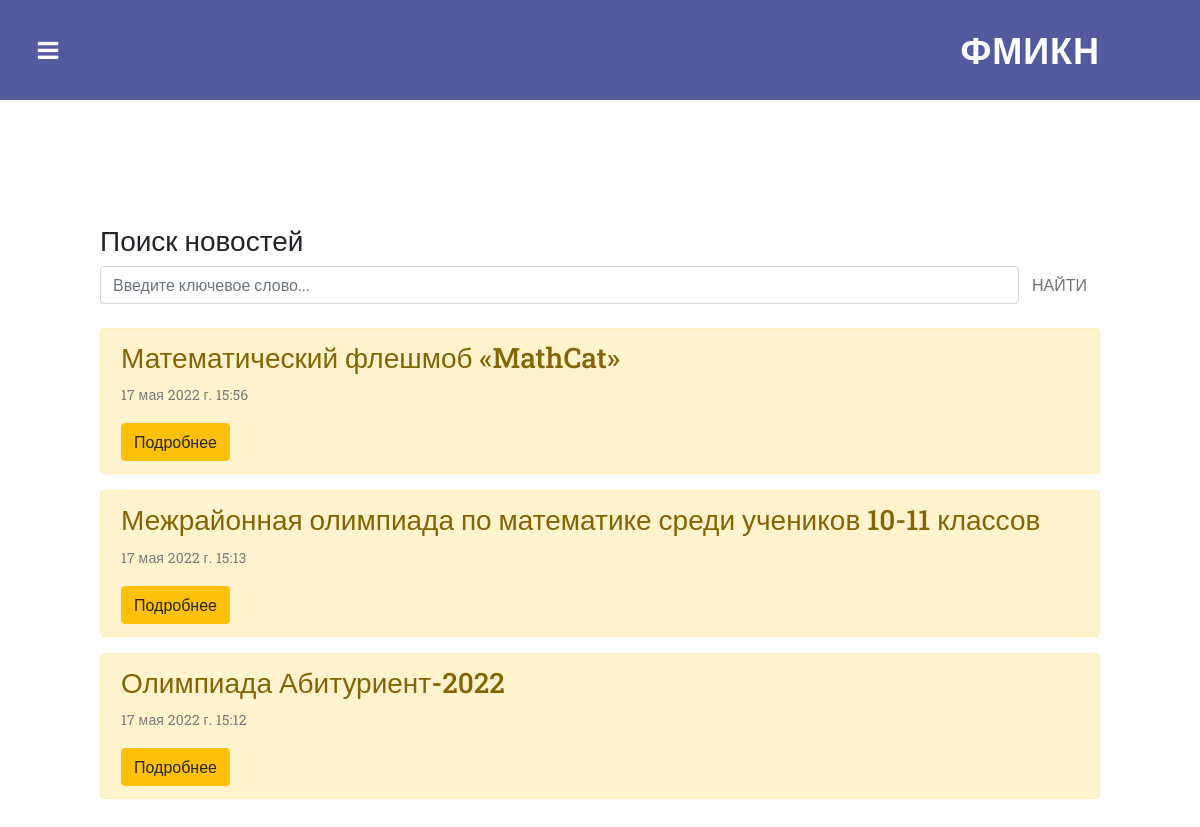
Page /news on the committed database.
### department/models.py (models this page shows, shortened)
class News(models.Model):
    tag = models.ManyToManyField(TagNews)
    date = models.DateTimeField('Дата')
    headline = models.CharField('Заголовок', max_length=250)
    full_text = models.TextField('Содержимое новости')
    class Meta:
        verbose_name = 'Новость'
        verbose_name_plural = 'Новости'

### department/views.py (the view)
# urls.py: path('news', views.news_home, name='news_home'),
def news_home(request):
    news = News.objects.order_by('-date')
    sect = Section.objects.all()
    return render(request, 'department/news_home.html', {'sects': sect, 'news': news})

### department/context_processors.py (called while the page is built)
def section(request):
    return {'sects': Section.objects.all()}

### department/templates/department/news_home.html (shortened to what this page needs)
{% extends 'department/layout.html' %}
{% block content %}
    <br>
    <div class="features">
        <div class="search-bar w3layouts-newsletter">
        <h3 class="sear-head editContent">Поиск новостей</h3>
        <form action="{% url 'search_news' %}" method="get" class="d-flex editContent">
            <input type="search" placeholder="Введите ключевое слово..." name="q" class="form-control" required="">
            <button type="submit" class="btn1 btn" disabled>
                <span aria-hidden="true">Найти</span>
            </button>
        </form>
    </div>
    <br>
        {% if news %}
            {% for n in news %}
                <div class="alert alert-warning">
                    <h3>{{ n.headline }}</h3>
                    <p>{{ n.date }}</p>
                    <a href="{% url 'news_details' n.id %}" class="btn btn-warning">Подробнее</a>
                </div>
            {% endfor %}
        {% else %}
            <h1>Упс, здесь ничего нет!</h1>
        {% endif %}
    </div>
{% endblock %}

### department/static/department/css/templatemo-style.css (style rules this page uses)
body { font-family: 'Roboto Slab', sans-serif; }
input, select, textarea { outline: none; }
p { font-size: 14px; line-height: 25px; color: #7a7a7a; letter-spacing: 0.2px; }
.primary-button a, button { font-size: 14px; font-weight: 700; text-transform: uppercase; background-color: transparent; display: inline-block; padding: 8px 20px; color: #535ba0; border: 2px solid #535ba0; transition: all 0.5s; }

### rows in the picture
News: headline "Математический флешмоб «MathCat»", date "17 мая 2022 г. 15:56"
News: headline "Межрайонная олимпиада по математике среди учеников 10-11 классов", date "17 мая 2022 г. 15:13"
News: headline "Олимпиада Абитуриент-2022", date "17 мая 2022 г. 15:12"
